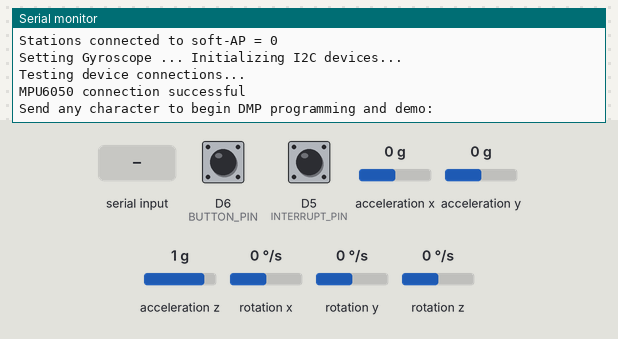
Recording of a sketch running on a simulated ESP8266 (NodeMCU). Parts: the last lines printed to the serial monitor. The inputs (shaded band) are chosen by the test bench; at power-on: D6 (BUTTON_PIN) LOW, D5 (INTERRUPT_PIN) LOW, acceleration x 0 g, acceleration y 0 g, acceleration z 1 g, rotation x 0 °/s, rotation y 0 °/s, rotation z 0 °/s. The sensor or clock chip raises its interrupt line as the real part does.

Above: at 0.8 s.
0.9 s: "1\n" received over Serial
At 1.3 s:
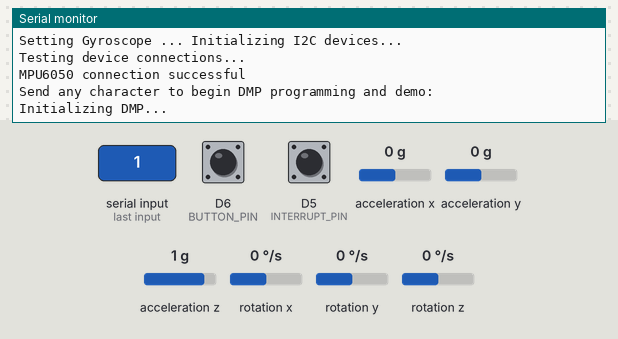
At 1.66 s:
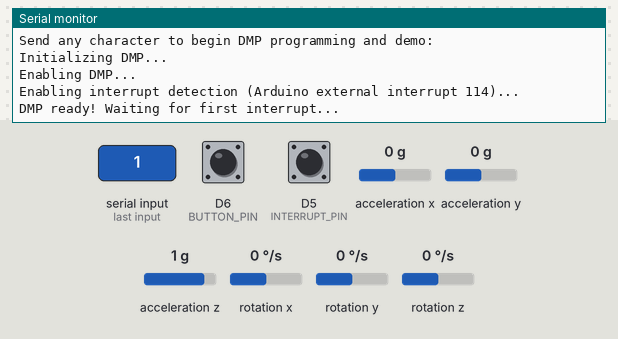

The sketch:

socket_server.ino
```cpp
#include "ESP8266WiFi.h"
#include "WiFiClient.h"

// I2Cdev and MPU6050 must be installed as libraries, or else the .cpp/.h files
// for both classes must be in the include path of your project
#include "I2Cdev.h"

#include "MPU6050_6Axis_MotionApps20.h"
//#include "MPU6050.h" // not necessary if using MotionApps include file

// Arduino Wire library is required if I2Cdev I2CDEV_ARDUINO_WIRE implementation
// is used in I2Cdev.h
#if I2CDEV_IMPLEMENTATION == I2CDEV_ARDUINO_WIRE
    #include "Wire.h"
#endif

// class default I2C address is 0x68
// specific I2C addresses may be passed as a parameter here
// AD0 low = 0x68 (default for SparkFun breakout and InvenSense evaluation board)
// AD0 high = 0x69
MPU6050 mpu;
//MPU6050 mpu(0x69); // <-- use for AD0 high

// uncomment "OUTPUT_READABLE_QUATERNION" if you want to see the actual
// quaternion components in a [w, x, y, z] format (not best for parsing
// on a remote host such as Processing or something though)
#define OUTPUT_READABLE_QUATERNION

#define BUTTON_PIN D6 // CHECK: use pin D6 for button
#define INTERRUPT_PIN D5  // use pin D5 on nodeMCU
#define LED_PIN 13 // (Arduino is 13, Teensy is 11, Teensy++ is 6)
bool blinkState = false;

// MPU control/status vars
bool dmpReady = false;  // set true if DMP init was successful
uint8_t mpuIntStatus;   // holds actual interrupt status byte from MPU
uint8_t devStatus;      // return status after each device operation (0 = success, !0 = error)
uint16_t packetSize;    // expected DMP packet size (default is 42 bytes)
uint16_t fifoCount;     // count of all bytes currently in FIFO
uint8_t fifoBuffer[64]; // FIFO storage buffer

// orientation/motion vars
Quaternion q;           // [w, x, y, z]         quaternion container
VectorInt16 aa;         // [x, y, z]            accel sensor measurements
VectorInt16 aaReal;     // [x, y, z]            gravity-free accel sensor measurements
VectorInt16 aaWorld;    // [x, y, z]            world-frame accel sensor measurements
VectorFloat gravity;    // [x, y, z]            gravity vector
float euler[3];         // [psi, theta, phi]    Euler angle container
float ypr[3];           // [yaw, pitch, roll]   yaw/pitch/roll container and gravity vector

// packet structure for InvenSense teapot demo
uint8_t teapotPacket[14] = { '$', 0x02, 0,0, 0,0, 0,0, 0,0, 0x00, 0x00, '\r', '\n' };


// ================================================================
// ===               INTERRUPT DETECTION ROUTINE                ===
// ================================================================

volatile bool mpuInterrupt = false;     // indicates whether MPU interrupt pin has gone high
void ICACHE_RAM_ATTR dmpDataReady() {
    mpuInterrupt = true;
}


//===============================================
// WiFi config
//===============================================
const char* apName = "aaaaaaaa"; // CHECK:
const char* apPassword = "password"; // CHECK:
IPAddress staticIP(192,168,128,1);
IPAddress gateway(192,168,128,1);
IPAddress subnet(255,255,255,0);

//===============================================
// Server
//===============================================
WiFiServer server(80);

//===============================================
// Setup
//===============================================
void setup() {
  Serial.begin(115200);
  Serial.println();
  pinMode(BUTTON_PIN, INPUT);

//===============================================
// Setup for WIFI
//===============================================
  WiFi.mode(WIFI_AP);

  Serial.print("Setting soft-AP configuration ... ");
  Serial.println(WiFi.softAPConfig(staticIP, gateway, subnet) ? "Ready" : "Failed!");

  Serial.print("Setting soft-AP ... ");
  Serial.println(WiFi.softAP(apName, apPassword) ? "Ready" : "Failed!");

  Serial.print("Soft-AP IP address = ");
  Serial.println(WiFi.softAPIP());

  Serial.printf("Stations connected to soft-AP = %d\n", WiFi.softAPgetStationNum());

  // Initialize server
  server.begin();

//===============================================
// Setup for Gyroscope
//===============================================
  Serial.print("Setting Gyroscope ... ");
  // join I2C bus (I2Cdev library doesn't do this automatically)
  #if I2CDEV_IMPLEMENTATION == I2CDEV_ARDUINO_WIRE
      Wire.begin();
      Wire.setClock(400000); // 400kHz I2C clock. Comment this line if having compilation difficulties
  #elif I2CDEV_IMPLEMENTATION == I2CDEV_BUILTIN_FASTWIRE
      Fastwire::setup(400, true);
  #endif

  // initialize serial communication
  // (115200 chosen because it is required for Teapot Demo output, but it's
  // really up to you depending on your project)
  // Serial.begin(115200);
  while (!Serial); // wait for Leonardo enumeration, others continue immediately

  // NOTE: 8MHz or slower host processors, like the Teensy @ 3.3V or Arduino
  // Pro Mini running at 3.3V, cannot handle this baud rate reliably due to
  // the baud timing being too misaligned with processor ticks. You must use
  // 38400 or slower in these cases, or use some kind of external separate
  // crystal solution for the UART timer.

  // initialize device
  Serial.println(F("Initializing I2C devices..."));
  mpu.initialize();
  pinMode(INTERRUPT_PIN, INPUT);

  // verify connection
  Serial.println(F("Testing device connections..."));
  Serial.println(mpu.testConnection() ? F("MPU6050 connection successful") : F("MPU6050 connection failed"));

  // wait for ready
  Serial.println(F("\nSend any character to begin DMP programming and demo: "));
  while (Serial.available() && Serial.read()); // empty buffer
  while (!Serial.available());                 // wait for data
  while (Serial.available() && Serial.read()); // empty buffer again

  // load and configure the DMP
  Serial.println(F("Initializing DMP..."));
  devStatus = mpu.dmpInitialize();

  // supply your own gyro offsets here, scaled for min sensitivity
  mpu.setXGyroOffset(220);
  mpu.setYGyroOffset(76);
  mpu.setZGyroOffset(-85);
  mpu.setZAccelOffset(1788); // 1688 factory default for my test chip

  // make sure it worked (returns 0 if so)
  if (devStatus == 0) {
      // turn on the DMP, now that it's ready
      Serial.println(F("Enabling DMP..."));
      mpu.setDMPEnabled(true);

      // enable Arduino interrupt detection
      Serial.print(F("Enabling interrupt detection (Arduino external interrupt "));
      Serial.print(digitalPinToInterrupt(INTERRUPT_PIN));
      Serial.println(F(")..."));
      attachInterrupt(digitalPinToInterrupt(INTERRUPT_PIN), dmpDataReady, RISING);
      mpuIntStatus = mpu.getIntStatus();

      // set our DMP Ready flag so the main loop() function knows it's okay to use it
      Serial.println(F("DMP ready! Waiting for first interrupt..."));
      dmpReady = true;

      // get expected DMP packet size for later comparison
      packetSize = mpu.dmpGetFIFOPacketSize();
  } else {
      // ERROR!
      // 1 = initial memory load failed
      // 2 = DMP configuration updates failed
      // (if it's going to break, usually the code will be 1)
      Serial.print(F("DMP Initialization failed (code "));
      Serial.print(devStatus);
      Serial.println(F(")"));
  }
}

//===============================================
// Loop
//===============================================
void loop() {
  //===============================================
  // Button
  //===============================================
  int button_pressed = digitalRead(BUTTON_PIN);
  //===============================================
  // Gyroscrope
  //===============================================
  // if programming failed, don't try to do anything
  if (!dmpReady) return;

  // wait for MPU interrupt or extra packet(s) available
  while (!mpuInterrupt && fifoCount < packetSize) {
      if (mpuInterrupt && fifoCount < packetSize) {
        // try to get out of the infinite loop
        fifoCount = mpu.getFIFOCount();
      }
      // other program behavior stuff here
      // .
      // .
      // .
      // if you are really paranoid you can frequently test in between other
      // stuff to see if mpuInterrupt is true, and if so, "break;" from the
      // while() loop to immediately process the MPU data
      // .
      // .
      // .
  }

  // reset interrupt flag and get INT_STATUS byte
  mpuInterrupt = false;
  mpuIntStatus = mpu.getIntStatus();

  // get current FIFO count
  fifoCount = mpu.getFIFOCount();

  // check for overflow (this should never happen unless our code is too inefficient)
  if ((mpuIntStatus & _BV(MPU6050_INTERRUPT_FIFO_OFLOW_BIT)) || fifoCount >= 1024) {
      // reset so we can continue cleanly
      mpu.resetFIFO();
      fifoCount = mpu.getFIFOCount();
      Serial.println(F("FIFO overflow!"));

  // otherwise, check for DMP data ready interrupt (this should happen frequently)
  } else if (mpuIntStatus & _BV(MPU6050_INTERRUPT_DMP_INT_BIT)) {
      // wait for correct available data length, should be a VERY short wait
      while (fifoCount < packetSize) fifoCount = mpu.getFIFOCount();

      // read a packet from FIFO
      mpu.getFIFOBytes(fifoBuffer, packetSize);

      // track FIFO count here in case there is > 1 packet available
      // (this lets us immediately read more without waiting for an interrupt)
      fifoCount -= packetSize;

      #ifdef OUTPUT_READABLE_QUATERNION
          // display quaternion values in easy matrix form: w x y z
          mpu.dmpGetQuaternion(&q, fifoBuffer);
          // Serial.print("quat\t");
          // Serial.print(q.w);
          // Serial.print("\t");
          // Serial.print(q.x);
          // Serial.print("\t");
          // Serial.print(q.y);
          // Serial.print("\t");
          // Serial.println(q.z);
      #endif
  }

  // put your main code here, to run repeatedly:
  WiFiClient client = server.available();
  if (!client){
    Serial.println("Wait for client...");
    delay(100);
    return ;
  }

  Serial.println("A new client is connected!");

  char data[512];
  sprintf(data, "%f %f %f %f\n", q.w, q.x, q.y, q.y);
  while (client.connected()) {
    // if (data != "") {
    // client.print("Hi! I am server~");
    client.print(data);
    if (button_pressed) {
      client.print("Button Pressed");
    }
      // data = "";
    // }
    delay(10);
  }
  client.stop();
  Serial.println("Client disconnected");


}
```

Measured:
- after the input at 0.9 s, the serial monitor: prints a new line at once (image 1)
